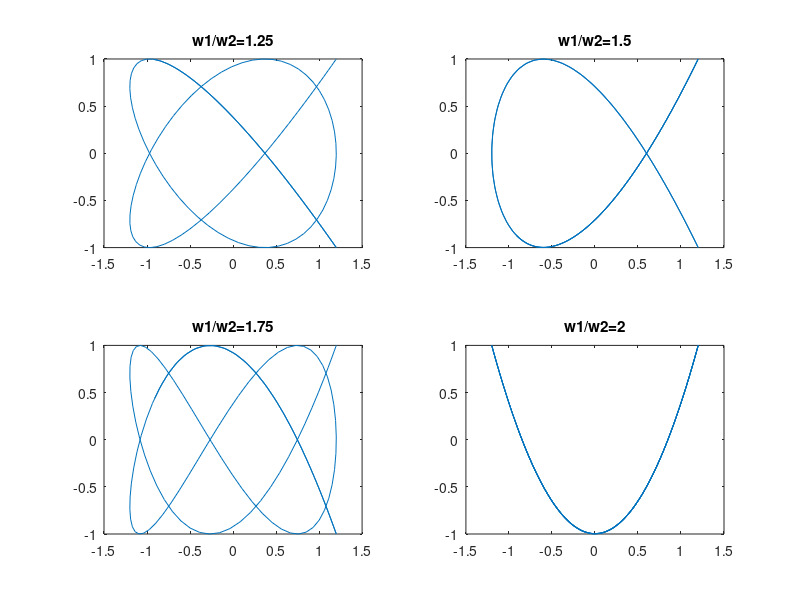

Write the MATLAB code that produced this figure.
a1=1.2; a2=1.0; w2=1.0;  % Задание коэффициентов 
t=0:0.1:15;              % Задание значений вектора t 
x=a1*cos(w2*t);          % Вычисление вектора x
w1=1.25:0.25:2.0;        % Задание разных частот w1 
for k=1:4
    y=a2*cos(w1(k)*t);   % Вычисление вектора y для частоты, соответствующей текущему шагу
    s=['w1/w2=' num2str(w1(k))];  % Задание вектора-строки вывода надписей 
    subplot(2,2,k); plot(x,y); title(s); % Вывод разных графиков
end; 


